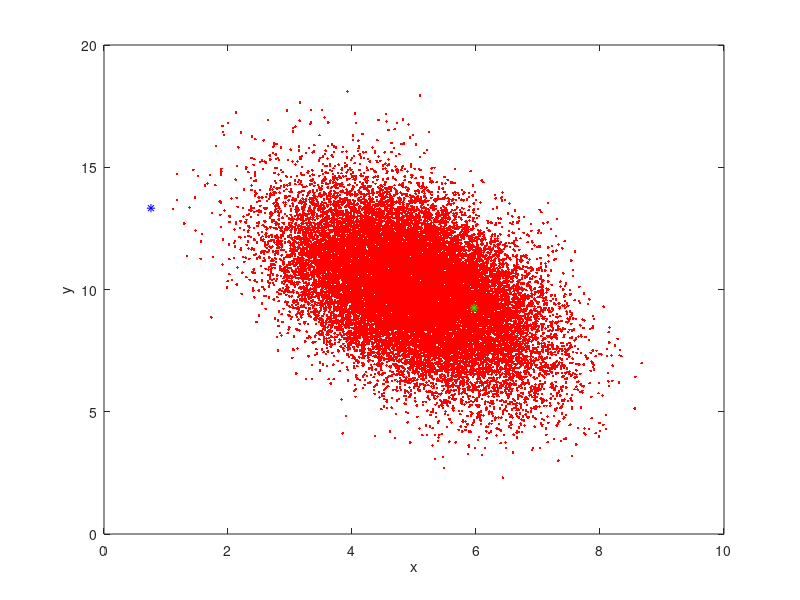
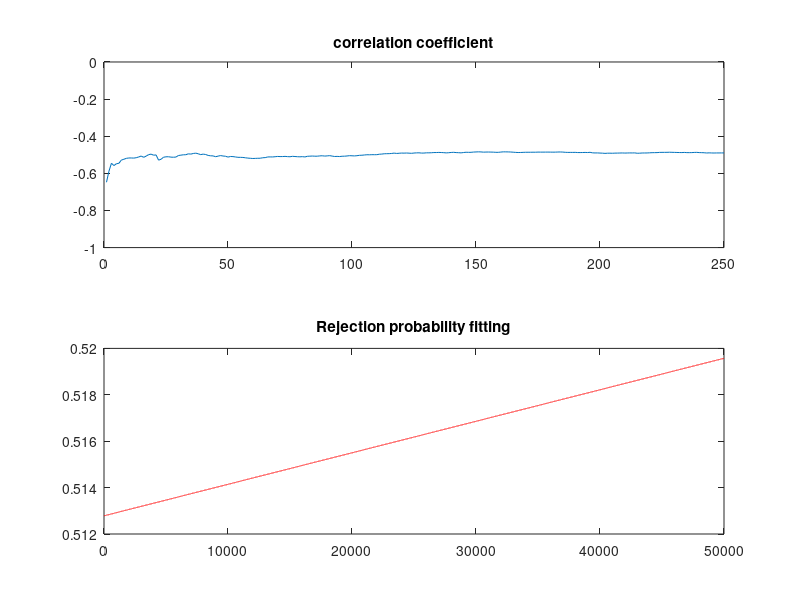

Recreate these plots in MATLAB, in order.
clc,clear all;
tic
mu1=5;mu2=10;sigma1=1;sigma2=2;r=-1/2;
xmin=mu1-5*sigma1;xlen=10*sigma1;
ymin=mu2-5*sigma2;ylen=10*sigma2;
mu=[mu1,mu2];sigma=[sigma1,sigma2];
E=[sigma1*sigma1,r*sigma1*sigma2;r*sigma1*sigma2,sigma2*sigma2];
iE=E^(-1);
sdE=sqrt(det(E));

L=50000;
tempa=0;
windL=200;

state=zeros(L,2);
conve=zeros(1,L);
S=[xmin+xlen*rand(),ymin+ylen*rand()];

for i=1:L
    detS=mvnrnd([0;0],[2,2],1);
    Snext=S+detS;
    p=1/(2*pi*sqrt(det(E)))*exp(-0.5*((S-mu)*(E^(-1))*(S-mu)'));
    pnext=1/(2*pi*sdE)*exp(-0.5*((Snext-mu)*iE*(Snext-mu)'));
    alpha=min(1,pnext/p);
    conve(i)=1-alpha;
    if rand()<alpha
        S=Snext;
    end
    state(i,:)=S;
end

x1=1:length(conve);
P=polyfit(x1,conve,1);
x2=1:L/windL;
rtest=zeros(L/windL,1);
for i=1:L/windL
    TempState=state(1:windL*i,:);
    rtest(i)=min(min(corrcoef(TempState)));
end

figure;
plot(state(:,1),state(:,2),'.r')
hold on
plot(state(L,1),state(L,2),'*g',state(1,1),state(1,2),'*b')
xlabel('x');ylabel('y');

figure;
subplot(2,1,1);plot(x2,rtest);
ylim([-1,0]);
title('correlation coefficient');
subplot(2,1,2);plot(x1,polyval(P,x1),'r');
title('Rejection probability fitting');
r=min(min(corrcoef(state)))
toc